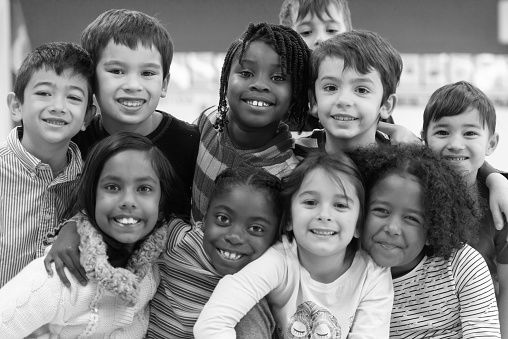
#> input picture msi_recruitment.png, 508 x 339 px, given in place of msi_recruitment.gif, which was not available
$ jupyter execute assignment1.ipynb
#> lines starting #> are read from the running program, lines starting #| are printed output that depends on the picture; pictures that were not available may be replaced by others from this repository, and a replacement may not be noted
[cell 1]
import PIL
from PIL import Image
from PIL import ImageDraw

from PIL import ImageFont


# read image and convert to RGB
image=Image.open("readonly/msi_recruitment.gif")
#> image is the input picture: PIL image 508x339 L; min 0, max 255, mean 126.6
image=image.convert('RGB')
#> image: PIL image 508x339 RGB

# Split the image into red, green, and blue channels
r, g, b = image.split()
intensity=[0.1,0.5,0.9]
chanels=[0,1,2]
images=[]
for ch in chanels:
    for i in intensity:
        if ch==0:
            re=r.point(lambda x:x*i)
            new_image=Image.merge("RGB",(re, g, b))
            font = ImageFont.truetype("readonly/fanwood-webfont.ttf",50)
            draw=ImageDraw.Draw(new_image)
            draw.rectangle((0,390,800,450),fill="BLACK")
            draw.text((0,410), "channel 0 Intensity {}".format(i),font=font)
            images.append(new_image)

        elif ch==1:
            gr=g.point(lambda x:x*i)
            new_image=Image.merge("RGB",(r, gr, b))
            font = ImageFont.truetype("readonly/fanwood-webfont.ttf",50)
            draw=ImageDraw.Draw(new_image)
            draw.rectangle((0,390,800,450),fill="BLACK")
            draw.text((0,410), "channel 1 Intensity {}".format(i),font=font)
            images.append(new_image)


        elif ch==2:
            bl=b.point(lambda x:x*i)
            new_image=Image.merge("RGB",(r, g, bl))
            font = ImageFont.truetype("readonly/fanwood-webfont.ttf",50)
            draw=ImageDraw.Draw(new_image)
            draw.rectangle((0,390,800,450),fill="BLACK")
            draw.text((0,410), "channel 0 Intensity {}".format(i),font=font)
            images.append(new_image)
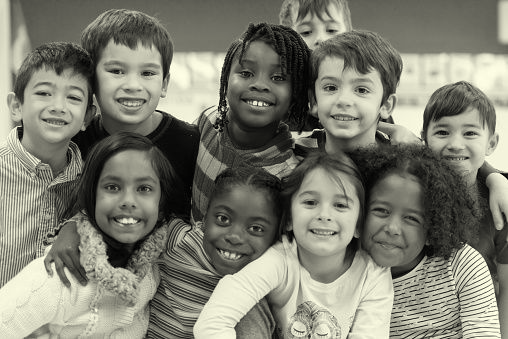
#> new_image: PIL image 508x339 RGB; mean R, G, B 126.6, 126.6, 114
#> after the loop, images = 9 items


# create a contact sheet
first_image=images[0]
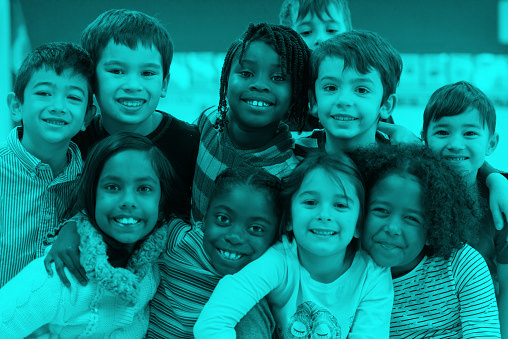
#> first_image: PIL image 508x339 RGB; mean R, G, B 12.7, 126.6, 126.6
contact_sheet=PIL.Image.new("RGB", (first_image.width*3,first_image.height*3))
#> contact_sheet: PIL image 1524x1017 RGB; every value is 0
x=0
y=0

for img in images:
    # Lets paste the current image into the contact sheet
    contact_sheet.paste(img, (x, y) )
    # Now we update our X position. If it is going to be the width of the image, then we set it to 0
    # and update Y as well to point to the next "line" of the contact sheet.
    if x+first_image.width == contact_sheet.width:
        x=0
        y=y+first_image.height
    else:
        x=x+first_image.width
#> this loop made 9 passes
#> (x, y) on passes 3, 6, 9: (0, 339), (0, 678), (0, 1017)
#> x on passes 1, 2, 4, 5, 7, 8: 508, 1016, 508, 1016, 508, 1016
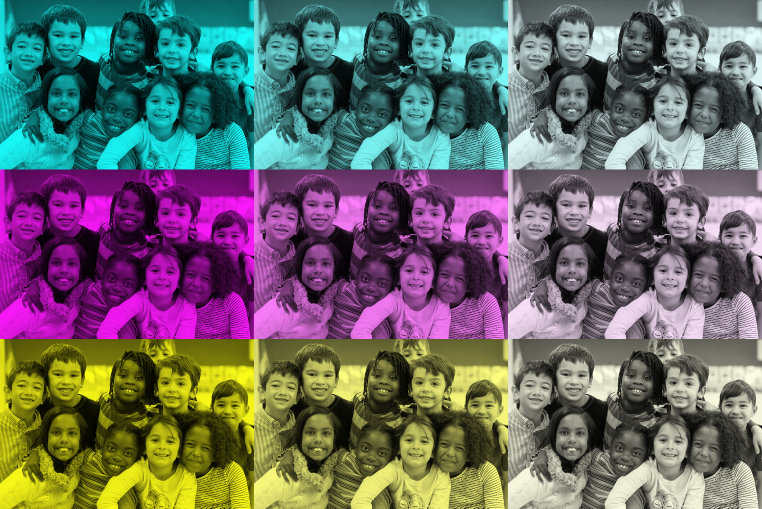
#> contact_sheet: PIL image 1524x1017 RGB (shown at 1/2 size); mean R, G, B 105.5, 105.5, 105.5
#> after the loop, x = 0; y = 1017

# resize and display the contact sheet
contact_sheet = contact_sheet.resize((int(contact_sheet.width/2),int(contact_sheet.height/2) ))
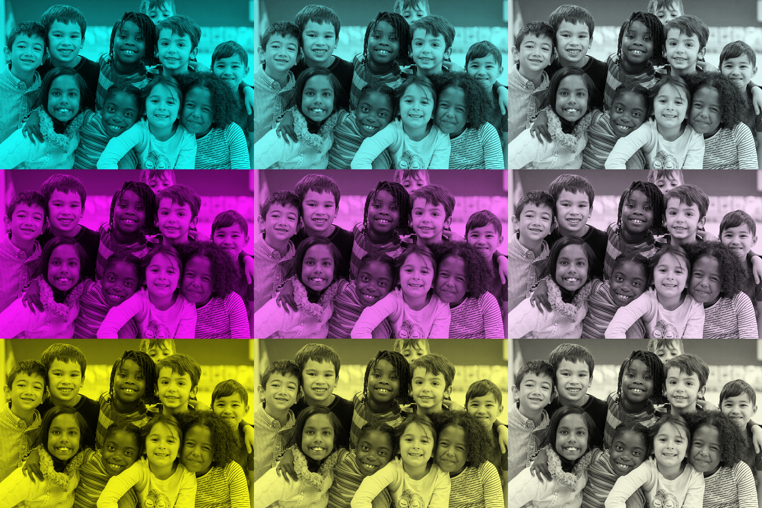
#> contact_sheet: PIL image 762x508 RGB; mean R, G, B 105.5, 105.5, 105.5
display(contact_sheet)
